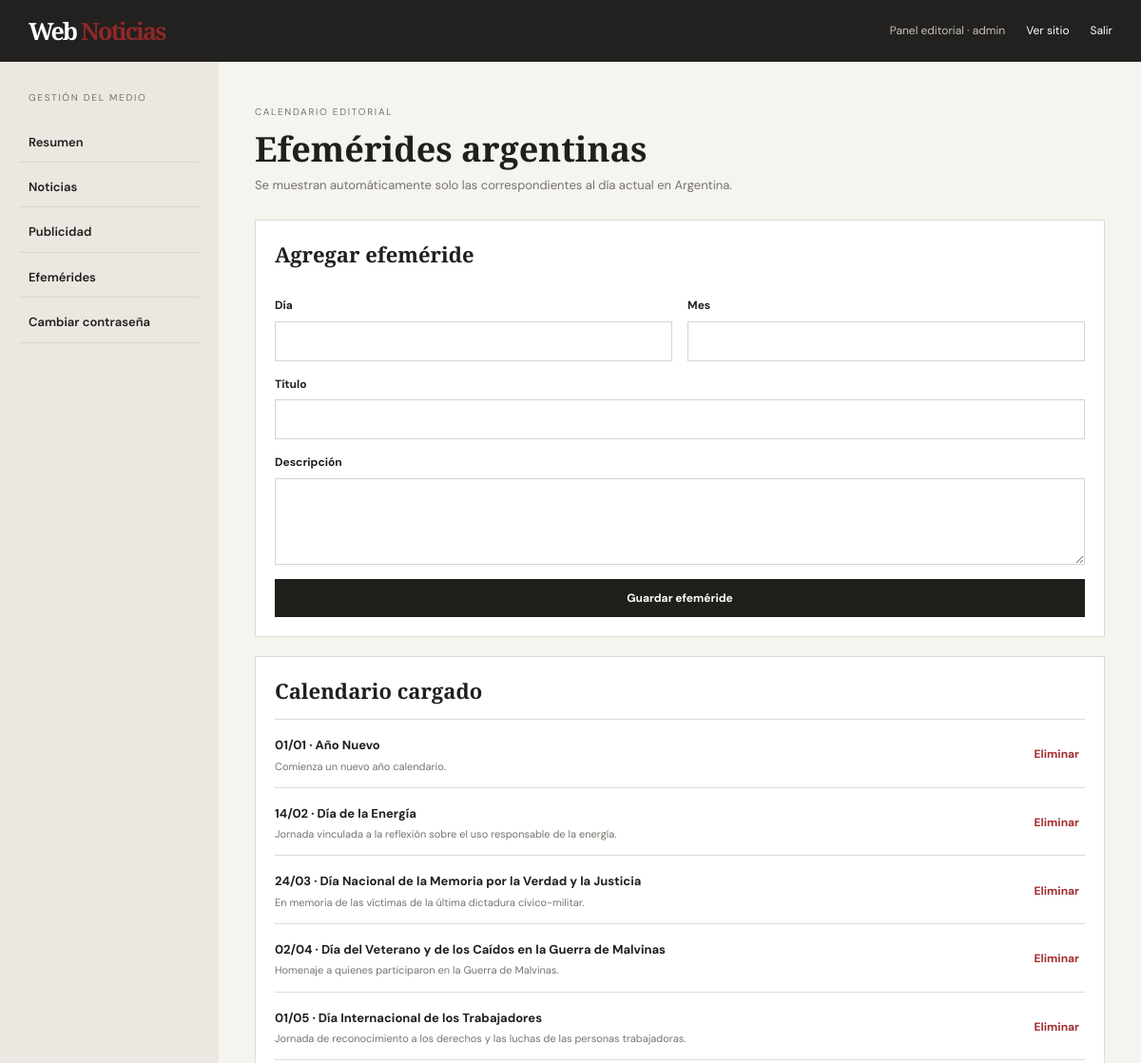
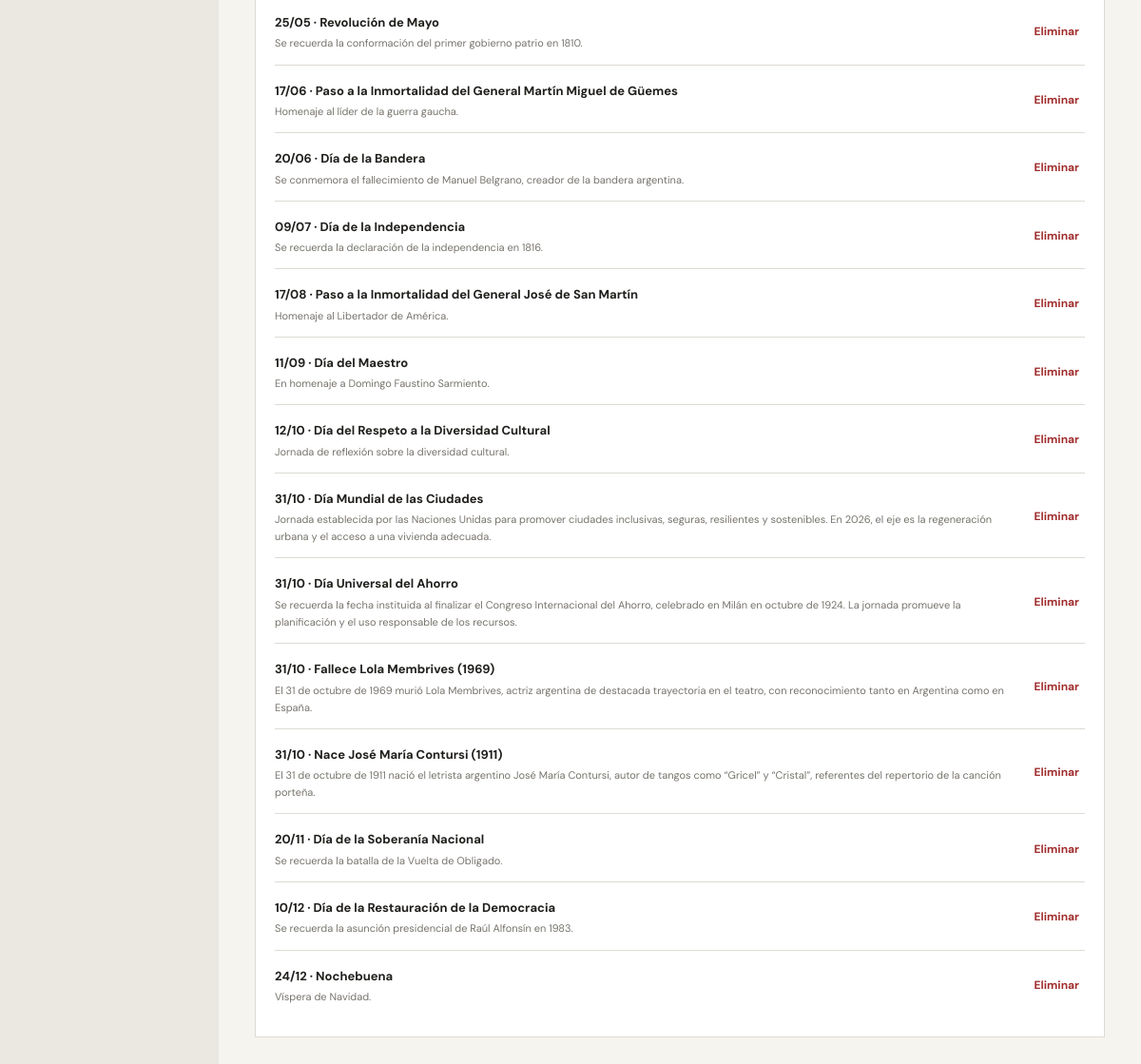
Page /admin/efemerides (signed in) on the committed database (2 pictures, top to bottom).
### tables this page shows
CREATE TABLE ephemerides (
            id INTEGER PRIMARY KEY AUTOINCREMENT,
            month INTEGER NOT NULL, day INTEGER NOT NULL,
            title TEXT NOT NULL, description TEXT NOT NULL DEFAULT '',
            UNIQUE(month, day, title)
        );

### app.py (the view, shortened to what this page needs)
@app.route("/admin/efemerides", methods=["GET", "POST"])
@login_required
def admin_ephemerides():
    with db() as con:
        items = con.execute("SELECT * FROM ephemerides ORDER BY month,day").fetchall()
    return render_template("admin/ephemerides.html", items=items)

### app.py (called while the page is built)
def db():
    conn = sqlite3.connect(DB_PATH)
    conn.row_factory = sqlite3.Row
    conn.execute("PRAGMA foreign_keys = ON")
    return conn

def login_required(fn):
    @wraps(fn)
    def wrapper(*args, **kwargs):
        if not session.get("user_id"):
            return redirect(url_for("admin_login"))
        return fn(*args, **kwargs)
    return wrapper

@app.context_processor
def globals_for_templates():
    def media_url(path):
        if path and path.startswith(("http://", "https://")):
            return path
        return url_for("static", filename=path) if path else ""
    return {"categories": CATEGORIES, "whatsapp_link": f"https://wa.me/{WHATSAPP_NUMBER}?text=Hola%2C%20quiero%20comunicarme%20con%20el%20medio.", "year": date.today().year, "media_url": media_url}

### templates/admin/ephemerides.html
{% extends "admin/base_admin.html" %}{% block admin_content %}<div class="admin-heading"><div><span class="eyebrow">CALENDARIO EDITORIAL</span><h1>Efemérides argentinas</h1><p>Se muestran automáticamente solo las correspondientes al día actual en Argentina.</p></div></div><form class="admin-box editor-form" method="post"><h2>Agregar efeméride</h2><div class="form-grid"><label>Día<input type="number" name="day" min="1" max="31" required></label><label>Mes<input type="number" name="month" min="1" max="12" required></label></div><label>Título<input name="title" required></label><label>Descripción<textarea name="description" rows="3"></textarea></label><button class="button-dark">Guardar efeméride</button></form><div class="admin-box"><h2>Calendario cargado</h2>{% for e in items %}<div class="admin-row"><div><b>{{ '%02d'|format(e.day) }}/{{ '%02d'|format(e.month) }} · {{ e.title }}</b><small>{{ e.description }}</small></div><form method="post" action="{{ url_for('delete_ephemeris',item_id=e.id) }}" onsubmit="return confirm('¿Eliminar efeméride?')"><button class="link-danger">Eliminar</button></form></div>{% endfor %}</div>{% endblock %}

### static/css/style.css (style rules this page uses)
* { box-sizing:border-box }
:root { --ink:#201f1c;--muted:#77736d;--line:#dedbd4;--paper:#fbfaf6;--accent:#8e2929;--serif:'Playfair Display',Georgia,serif;--sans:'DM Sans',Arial,sans-serif }
body { margin:0;background:var(--paper);color:var(--ink);font-family:var(--sans);font-size:16px;line-height:1.65 }
.lead-aside h3,.eyebrow { font-size:10px;letter-spacing:1.7px;color:var(--muted) }
.button-dark { display:inline-block;border:0;background:var(--ink);color:#fff;padding:12px 20px;font:700 12px var(--sans);cursor:pointer }
.admin-body { background:#f5f4ef }
.admin-heading { display:flex;justify-content:space-between;align-items:center;margin-bottom:25px }
.admin-heading h1 { font:700 36px var(--serif);margin:3px 0 }
.admin-heading p { color:var(--muted);font-size:13px;margin:0 }
.stats-grid>div,.admin-box { background:white;border:1px solid var(--line);padding:20px }
.admin-box { margin:20px 0 }
.admin-box h2 { font:700 22px var(--serif);margin:0 0 15px }
.admin-row { display:flex;justify-content:space-between;align-items:center;gap:20px;padding:13px 0;border-top:1px solid var(--line) }
.admin-row b { font-size:13px }
.admin-row small { display:block;color:var(--muted);font-size:11px }
.link-danger { border:0;background:none;color:#a02c2c;font:700 12px var(--sans);cursor:pointer }
.editor-form { display:grid;gap:15px }
.editor-form label,.login-card label { display:grid;gap:6px;font-size:12px;font-weight:700 }
.editor-form input:not([type=checkbox]),.editor-form textarea,.editor-form select,.login-card input { width:100%;padding:11px 12px;border:1px solid #d7d3ca;background:#fff;font:14px var(--sans);color:var(--ink);border-radius:0 }
.editor-form textarea { resize:vertical;line-height:1.6 }
.form-grid { display:grid;grid-template-columns:1fr 1fr;gap:16px }

### rows in the picture
ephemerides: day "01", month "01", title "Año Nuevo", description "Comienza un nuevo año calendario."
ephemerides: day "14", month "02", title "Día de la Energía", description "Jornada vinculada a la reflexión sobre el uso responsable de la energía."
ephemerides: day "24", month "03", title "Día Nacional de la Memoria por la Verdad y la Justicia", description "En memoria de las víctimas de la última dictadura cívico-militar."
ephemerides: day "02", month "04", title "Día del Veterano y de los Caídos en la Guerra de Malvinas", description "Homenaje a quienes participaron en la Guerra de Malvinas."
ephemerides: day "01", month "05", title "Día Internacional de los Trabajadores", description "Jornada de reconocimiento a los derechos y las luchas de las personas trabajadoras."
ephemerides: day "25", month "05", title "Revolución de Mayo", description "Se recuerda la conformación del primer gobierno patrio en 1810."
ephemerides: day "17", month "06", title "Paso a la Inmortalidad del General Martín Miguel de Güemes", description "Homenaje al líder de la guerra gaucha."
ephemerides: day "20", month "06", title "Día de la Bandera", description "Se conmemora el fallecimiento de Manuel Belgrano, creador de la bandera argentina."
ephemerides: day "09", month "07", title "Día de la Independencia", description "Se recuerda la declaración de la independencia en 1816."
ephemerides: day "17", month "08", title "Paso a la Inmortalidad del General José de San Martín", description "Homenaje al Libertador de América."
ephemerides: day "11", month "09", title "Día del Maestro", description "En homenaje a Domingo Faustino Sarmiento."
ephemerides: day "12", month "10", title "Día del Respeto a la Diversidad Cultural", description "Jornada de reflexión sobre la diversidad cultural."
ephemerides: day "31", month "10", title "Día Mundial de las Ciudades", description "Jornada establecida por las Naciones Unidas para promover ciudades inclusivas, seguras, resilientes y sostenibles. En 2026, el eje es la regeneración urbana y el acceso a una vivienda adecuada."
ephemerides: day "31", month "10", title "Día Universal del Ahorro", description "Se recuerda la fecha instituida al finalizar el Congreso Internacional del Ahorro, celebrado en Milán en octubre de 1924. La jornada promueve la planificación y el uso responsable de los recursos."
ephemerides: day "31", month "10", title "Fallece Lola Membrives (1969)", description "El 31 de octubre de 1969 murió Lola Membrives, actriz argentina de destacada trayectoria en el teatro, con reconocimiento tanto en Argentina como en España."
ephemerides: day "31", month "10", title "Nace José María Contursi (1911)", description "El 31 de octubre de 1911 nació el letrista argentino José María Contursi, autor de tangos como “Gricel” y “Cristal”, referentes del repertorio de la canción porteña."
ephemerides: day "20", month "11", title "Día de la Soberanía Nacional", description "Se recuerda la batalla de la Vuelta de Obligado."
ephemerides: day "10", month "12", title "Día de la Restauración de la Democracia", description "Se recuerda la asunción presidencial de Raúl Alfonsín en 1983."
ephemerides: day "24", month "12", title "Nochebuena", description "Víspera de Navidad."

### other values in the picture
{{ session.get('username') }} "admin"
